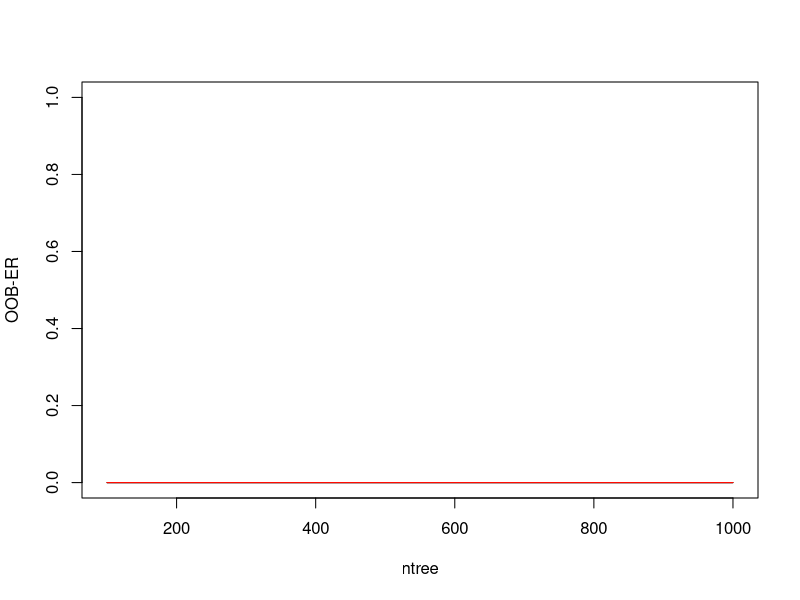

Write R code to recreate this figure. (Note: a time limit stopped this script after it produced the figure.)
## Classification random forest for FP occurence in C. mydas

library(randomForest)
library(caret)
library(dplyr)

# read in data

data_full <- read.csv("classI_juveniles_morpho_FP_v3.csv") # this includes C. mydas and C. caretta records

data_full <- data_full %>% filter(!is.na(Carap_L_sl)) # remove any record without straight carapace length (SCL) measurement (just 1)

# variables: sample ID, location, spp, year, FP, paps_regressed, season, allele count, all alleles, supertypes A, B, C, and SCL ("Carap_L_sl" from database download)
data_full <- data_full[c(1, 6, 7, 11, 14, 16, 19:139, 142)] 
colnames(data_full)

data_full <- data_full %>% mutate(location = tolower(location))

# Convert sample ID to character
data_full$sample_ID = as.character(data_full$sample_ID)

# Convert location, species, FP, paps_regressed, season, and all alleles, all supertypes to factors
col_names <- names(data_full)
col_names

data_full[col_names[2:3]] <- lapply(data_full[col_names[2:3]], factor) # location and species

data_full[col_names[5:7]] <- lapply(data_full[col_names[5:7]], factor) # FP,paps_regressed, season

data_full[col_names[9:127]] <- lapply(data_full[col_names[9:127]], factor) # alleles and supertypes


# Convert allele count, SCL, to numeric
data_full$allele_count <- as.numeric(data_full$allele_count)
data_full$Carap_L_sl <- as.numeric(data_full$Carap_L_sl)

sapply(data_full, class)
sapply(data_full, levels)

## Subset to just FP with just C. mydas.

data <- data_full %>% filter(species == "Chelonia mydas") # keep just the Cm; 268 individuals

# as a result of filtering to just Cm individuals, the following alleles are no longer relevant (they were found just in Cc) and can be removed

data <- subset(data, select = -c(Carca32, Carca14, Carca11, Carca16, Carca17, Carca27, Carca13, Carca56, Caca03, Carca28, Carca109, Caca04, Caca05, Carca25, Caca06, Caca07, Caca08, Carca81))

# remove paps_regressed, which is part of a separate model ("RandomForest_TumorRegression.R").
data <- data[,-6]


# Check for imbalance in response variable (FP)
length(which(data$FP==0)) #163 Cm without FP
length(which(data$FP==1)) #105 Cm with FP, for ~39.17% FP. This is unbalanced enough that we need to account for it by over-sampling the under-represented class (FP positive) and under-sampling the over-represented class (FP negative). Set the sampsize parameter to 2/3 of the under-represented class, and use that sample size in conjunction with the strata option when building the random trees and when training.

# there are 105 FP positive individuals; 105*(2/3) = 70 individuals, so we'll sample 70 FP positive individuals and 70 FP negative individuals for the training data set so that the resutling tree forest is not biased.

sample_size <- c(70,70) # will use subsequently with strata.

# Random Forest analysis

# Optimize mtry parameter. Default for RF classification is sqrt(p) where p is the number of variables in the dataframe.
# let's also run mtry values of sqrt(p), 2*sqrt(p), 0.1(p), 0.2(p), p/3, in addition to p, where p is the number of variables.
# Run each mtry at ntree= 100 to 1000 (by increments of 100), looking for plateau where the out of bag error rate (OOB-ER) is minimized while also maximizing the RF algorithm. The mtry value that minimizes the OOB-ER will be chosen for subsequent analyses.

# We are using 107 variables to explain FP occurence (this excludes the first column, which is sample ID, and FP occurence which is the response)

results_optimization <- matrix(data=NA , nrow = 0, ncol = 3) # create matrix that the following loop will dump info into
for (i in seq(from = 100, to = 1000 , by = 100)){  # values of ntree
  print(i)
  for (j in c(10.3, 20.7, 10.7, 21.4, 35.7, 107)){    #values of mtry based on 107 total predictors
    rf_ij <- randomForest(x = data[,2:109], y = as.factor(data$FP), importance=TRUE ,proximity=TRUE, ntree=i, mtry=j, strata=as.factor(data$FP), sampsize=sample_size)
    results_optimization <- rbind(results_optimization, c(i,j,tail(rf_ij$err.rate,1)[1]))
  }
}

# Clean up the file format
results_optimization<-as.data.frame(results_optimization)
colnames(results_optimization)<-c("ntree", "mtry","OOB_ER")

# Now plot results to see if there's a plateau
plot(results_optimization$ntree[results_optimization$mtry == 10.3],results_optimization$OOB_ER[results_optimization$mtry == 10.3], type="l", col="black", xlab="ntree",ylab="OOB-ER",ylim=c(0,1))
lines(results_optimization$ntree[results_optimization$mtry == 20.7],results_optimization$OOB_ER[results_optimization$mtry == 20.7], col="blue")
lines(results_optimization$ntree[results_optimization$mtry == 10.7],results_optimization$OOB_ER[results_optimization$mtry == 10.7], col="green")
lines(results_optimization$ntree[results_optimization$mtry == 21.4],results_optimization$OOB_ER[results_optimization$mtry == 21.4], col="purple")
lines(results_optimization$ntree[results_optimization$mtry == 35.7],results_optimization$OOB_ER[results_optimization$mtry == 35.7], col="orange")
lines(results_optimization$ntree[results_optimization$mtry == 107],results_optimization$OOB_ER[results_optimization$mtry == 107], col="red")

# all mtry parameters seem to behave similarly with no discernable plateau, so it may be best to explore further or use defaults, i.e., sqrt(p)

# Create model with default paramters as a baseline with grid search, method = "oob"
control <- trainControl(method="oob", number=10, search = "grid")
seed <- 7
metric <- "Accuracy"
set.seed(seed)
mtry <- sqrt(107) # square root of total number of variables; this is the default mtry
tunegrid <- expand.grid(.mtry=mtry)
rf_default <- train(FP~., data=data[,2:109], method="rf", metric=metric, tuneGrid=tunegrid, trControl=control)
print(rf_default) # mtry = 10.34 at 73.5% accuracy.

# now let's fine tune
## Grid search, where method = "oob"
control <- trainControl(method="oob", number=10, search="grid")
set.seed(seed)
tunegrid <- expand.grid(.mtry=c(1:107)) # doing full 107 mtry
rf_gridsearch <- train(FP~., data=data[,2:109], method="rf", metric=metric, tuneGrid=tunegrid, trControl=control)
print(rf_gridsearch)
plot(rf_gridsearch) # most accurate: mtry 21 at 74.6%

# Now begin the full Random Forest analyses: going to use mtry = 10.34 (default), and mtry = 21 which was given from grid search tuning.

# run a large number of trees with the above mtry values, in order to know what value of ntree achieves convergence of importance values between forests.
# As a starting point, grow 10,000 trees and increase if necessary.

# forests with default mtry:

rf_default_a <- randomForest(x = data[,2:109], y = as.factor(data$FP), importance=TRUE ,proximity=TRUE, ntree=10000, strata=as.factor(data$FP), sampsize=sample_size)
#save(rf_default_a,file="rf_default_a.Rdata")

rf_default_b <- randomForest(x = data[,2:109], y = as.factor(data$FP), importance=TRUE ,proximity=TRUE, ntree=10000, strata=as.factor(data$FP), sampsize=sample_size)
#save(rf_default_b,file="rf_default_b.Rdata")

#Check correlation of predictor importance values between forests 
importance_rf_default_a <- data.frame(importance(rf_default_a,type=1)) #type=1 is mean decrease in accuracy for classification, so a large, positive value means that permuting the variable led to a big decrease in prediction accuracy (which is indicative of an important predictor)
colnames(importance_rf_default_a)<-c("importance")

importance_rf_default_b <- data.frame(importance(rf_default_b,type=1))
colnames(importance_rf_default_b)<-c("importance")

cor(importance_rf_default_a,importance_rf_default_b) # A correlation of 0.9983 for predictor importance values between forests when mtry = 10.34 and ntree = 10,000

# forest with mtry = 21

rf_21_a <- randomForest(x = data[,2:109], y = as.factor(data$FP), importance=TRUE ,proximity=TRUE, mtry=21, ntree=10000, strata=as.factor(data$FP), sampsize=sample_size)
#save(rf_21_a,file="rf_21_a.Rdata")

rf_21_b <- randomForest(x = data[,2:109], y = as.factor(data$FP), importance=TRUE ,proximity=TRUE, mtry=21, ntree=10000, strata=as.factor(data$FP), sampsize=sample_size)
#save(rf_21_b,file="rf_21_b.Rdata")

#Check correlation of locus importance values between forests 
importance_rf_21_a <- data.frame(importance(rf_21_a,type=1)) #type=1 is mean decrease in accuracy for classification, so a large, positive value means that permuting the variable led to a big decrease in prediction accuracy (which is indicative of an important locus)
colnames(importance_rf_21_a)<-c("importance")

importance_rf_21_b <- data.frame(importance(rf_21_b,type=1))
colnames(importance_rf_21_b)<-c("importance")

cor(importance_rf_21_a,importance_rf_21_b) # A correlation of 0.9994 for predictor importance values between forests when mtry = 21 and ntree = 10,000

# Build final model with mtry = 21, ntree = 10,000, as mtry = 21 had higher importance value correlation

# Separate into training and test data (70% and 30%, respectively)
set.seed(3)
train = sample(1:nrow(data), 0.7*nrow(data))
data.test = data[train,]
data.train = data[-train,]

# Create random forest model using training data set
# Make sure to exclude the sample ID column (data.train[,-1])
set.seed(3)
data.model = randomForest(FP ~ .,
                          data = data.train[,-1],
                          importance=TRUE,
                          proximity=TRUE,
                          mtry=21, # based on tuning done above
                          ntree=10000, # based on tuning for ntree above
                          strata=as.factor(data$FP), sampsize=sample_size) # take into account imbalance in FP postiives vs FP negatives
data.model # OOB-ER = 29.63%

# Use the model built above to make predictions on the test data
data.predict = predict(data.model,newdata = data.test[,-1])

# Build a confusion matrix and calculate accuracy of predicted model
table(Prediction = data.predict,Truth = data.test$FP)
sum(diag(table(Prediction = data.predict,Truth = data.test$FP))) / sum(table(Prediction = data.predict,Truth = data.test$FP)) # Accuracy of model with all variables: #70.05%

# Importance Sampling
importance(data.model)
varImpPlot(data.model, main = "Cm FP")



# Let's also build a model based on the default mtry, since it also did decently in the tuning.

# Separate into training and test data (70% and 30%, respectively)
set.seed(3)
train = sample(1:nrow(data), 0.7*nrow(data))
data.test = data[train,]
data.train = data[-train,]

# Create random forest model using training data set
# Make sure to exclude the sample ID column (data.train[,-1])
set.seed(3)
data.model_10 <- randomForest(FP ~ .,
                              data = data.train[,-1],
                              importance=TRUE,
                              proximity=TRUE,
                              ntree=10000, # based on tuning for ntree above
                              strata=as.factor(data$FP), sampsize=sample_size) # take into account imbalance in FP postiives vs FP negatives
data.model_10 # OOB-ER = 37.04%

# Use the model built above to make predictions on the test data
data.predict_10 = predict(data.model_10, newdata = data.test[,-1])

# Build a confusion matrix and calculate accuracy of predicted model
table(Prediction = data.predict_10, Truth = data.test$FP)
sum(diag(table(Prediction = data.predict_10,Truth = data.test$FP))) / sum(table(Prediction = data.predict_10,Truth = data.test$FP)) # Accuracy of model with all variables: #67.914%
# accuracy is comparable between the two mtry values, but the OOB-ER is better with the tuned mtry value
